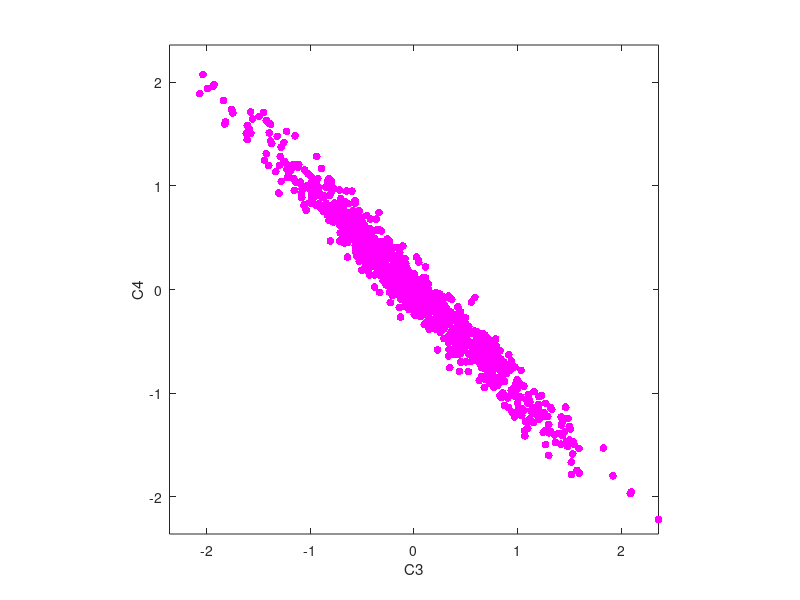

Write MATLAB code to recreate this figure. (Note: this script raises an error after producing the figure.)
% a clear MATLAB workspace is a clear mental workspace
close all; clear, clc

%PCA on simulated data
loop_thr = linspace(0.1,1,10);

for idx=1:length(loop_thr)
    % data
    x = [ 1*randn(1000,1) loop_thr(idx)*randn(1000,1) ];
    
    % rotation matrix
    th = pi/4;
    R1 = [ cos(th) -sin(th); sin(th) cos(th) ];
    
    % rotate data to induce correlation
    y = x*R1;
    
    % plot the data in a scatter plot
    figure(1), clf
    set(gcf,'Position',[300 300 1800 400]) % set(0,'DefaultFigureWindowStyle','docked')
    % subplot(243)
    plot(y(:,1),y(:,2),'m.','markersize',17)
    
    % make the plot look nicer
    set(gca,'xlim',[-1 1]*max(y(:)),'ylim',[-1 1]*max(y(:)))
    xlabel('C3'), ylabel('C4')
    axis square
    
    %-------------- PCA via eigendecomposition -------------------------
    
    % mean-center ( Data must have zero mean before computing covariance )
    y = y - mean(y,1);
    
    % covariance matrix
    covmat = y'*y / (length(y)-1);
    covmat = round(covmat, 3);
    
    % eigendecomposition
    [evecs,evals] = eig(covmat);
    [evals,sidx] = sort(diag(evals),'descend');
    evecs = evecs(:,sidx);
    
    % plot the eigenvectors on the data
    subplot(131)
    plot(y(:,1),y(:,2),'m.','markersize',17)
    
    % make the plot look nicer
    set(gca,'xlim',[-1 1]*max(y(:)),'ylim',[-1 1]*max(y(:)))
    xlabel('C3'), ylabel('C4')
    axis square
    hold on
    plot([0 evecs(1,1)]*evals(1),[0 evecs(2,1)]*evals(1),'k','linew',3)
    plot([0 evecs(1,2)]*evals(end),[0 evecs(2,2)]*evals(end),'k','linew',3)
    
    % Display eigen vectors
    % ax1 = subplot(245);
    %xCord = repmat(1:2,2,1);
    %yCord = xCord';
    %t = num2cell(evecs);
    %imagesc(evecs), axis square
    %text(xCord(:), yCord(:), t, 'HorizontalAlignment', 'Center')
    %set(gca,'YTickLabel',[], 'XTickLabel',[])
    %title('Spatial filter (Eigen vectors)', 'FontSize',12)
    
    % Component time series
    xCord = repmat(1:2,2,1);  % generate x-coordinates
    yCord = xCord';           % generate y-coordinates
    % subplot(131);

    % Projection
   
    compTS = y * evecs;       % Dot product (If the degree angle between two vector is less than 90, the resulting
                              % dot product will be positive.The dot product is a single 
                              % number that provides information about the relationship between two vectors)   
    PC1 = compTS(:,1);
    PC2 = compTS(:,2);
    
    newY = y;
    newY_covmat = newY'*newY / (length(newY)-1);
    newY_covmat = round(newY_covmat, 3);
    t = num2cell(newY_covmat);     % extact values into cells
    %imagesc(newY_covmat), axis square
    %colormap(summer)
    %text(xCord(:), yCord(:), t, 'HorizontalAlignment', 'Center')
    %set(gca,'clim',[-1 1],'xtick',1:4,'ytick',1:4, 'XAxisLocation', 'top')
    %xticklabels({'C3','C4'})
    %yticklabels({'C3','C4'})
    %xlabel('Channels'), ylabel('Channels')
    %title('Covariance Matrix', 'FontSize',12)
    %clear xCord yCord;
    
    
    % Plot signal
    % subplot(241)
    %plot(y(:,1), 'Color', "#A2142F")
    %title('C3')
    %ylim([-4 4])
    % subplot(242)
    %plot(y(:,2), 'Color', "#77AC30")
    %title('C4')
    %ylim([-4 4])
    subplot(133)
    p1 = plot(PC1, 'Color', "#EDB120");
    hold on
    p2 = plot(PC2, 'Color', "#0072BD");
    p1.Color(4) = 0.75;
    p2.Color(4) = 0.25;
    legend('PC1', 'PC2')
    title('Component time series')
    ylim([-4 4])
    
    % Transform eigen values to an interpretable scale
    evals = 100*evals/sum(evals);
    
    % Plot Eigen spectrum
    
    subplot(132)
    p3 = bar(evals,'FaceColor',[1 0 0],'EdgeColor',[0 0 0],'LineWidth',1.5);
    p3.FaceAlpha = 0.25;
    xticks([1 2])
    xticklabels({'PC1', 'PC2'})
    ylabel('Percent Variance')
    title('Eigen Spectrum')
    text([1,2],evals(:),compose('%f',evals(:)),'HorizontalAlignment','center','VerticalAlignment','bottom')
    ylim([min(ylim),min(ylim)+range(ylim)*1.05])
    fname = ['/Users/sq566/Desktop/' num2str(idx) '.png'];
    print(figure(1),fname,'-r300','-dpng');
end

% --------------- Important notes --------------------
% 1) var(y*evecs) is the same as evecs'*covmat*evecs;
% 2) covmat*evecs is the same as evecs*evals
%    Intuition behind multiplying covmat with evecs
%    The eigen vectors in evecs points to the biggest direction of variance
%    in covmat (covariance matrix)

% ------------------- Plot 3d ------------------------
% figure(2)
% a1 = y(:,1);
% b1 = y(:,2);
% c1 = PC1;
% cmp = linspace(min(a1),max(b1),numel(c1));
% scatter3(a1,b1,c1, [], cmp,'filled'); 
% colorbar;
% view(-80,15)
% xlabel('C3'); ylabel('C4'); zlabel('PC1')
% grid on;grid minor 

